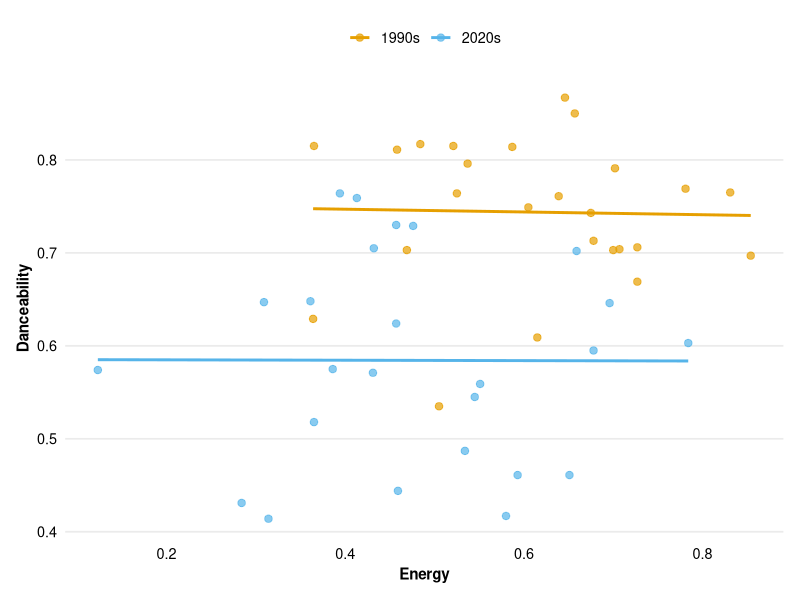

Recreate this plot in R.
library(tidyverse)

era_fill <- c("1990s" = "#E69F00", "2020s" = "#56B4E9")
era_color <- c("1990s" = "#E69F00", "2020s" = "#56B4E9")

theme_set(
  theme_minimal(base_size = 13) +
    theme(
      plot.title = element_text(face = "bold", size = 15),
      plot.subtitle = element_text(size = 11, color = "grey30"),
      axis.title.x = element_text(face = "bold", size = 11),
      axis.title.y = element_text(face = "bold", size = 11),
      axis.text = element_text(color = "black"),
      legend.title = element_blank(),
      legend.position = "top",
      panel.grid.minor = element_blank(),
      panel.grid.major.x = element_blank(),
      plot.margin = margin(12, 12, 12, 12)
    )
)
# load, combine, clean data

rnb_90s <- read_csv("1990s.csv", show_col_types = FALSE) %>%
  mutate(
    `Release Date` = as.character(`Release Date`),
    Era = "1990s"
  )

rnb_2020s <- read_csv("2020s.csv", show_col_types = FALSE) %>%
  mutate(
    `Release Date` = as.character(`Release Date`),
    Era = "2020s"
  )

rnb_tracks <- bind_rows(rnb_90s, rnb_2020s)

rnb_tracks <- rnb_tracks %>%
  mutate(
    Danceability = as.numeric(Danceability),
    Energy = as.numeric(Energy),
    Valence = as.numeric(Valence),
    Tempo = as.numeric(Tempo),
    Era = factor(Era, levels = c("1990s", "2020s"))
  ) %>%
  drop_na(Danceability, Energy, Valence, Tempo)

dance_vs_energy <- ggplot(rnb_tracks, aes(x = Energy, y = Danceability, color = Era)) +
  geom_point(size = 2.2, alpha = 0.7) +
  geom_smooth(method = "lm", se = FALSE, linewidth = 1) +
  scale_color_manual(values = era_color) +
  labs(
#    title = "Danceability and Energy",
#    subtitle = "More energetic songs also tend to be more danceable",
    x = "Energy",
    y = "Danceability"
  )

plot(dance_vs_energy)
